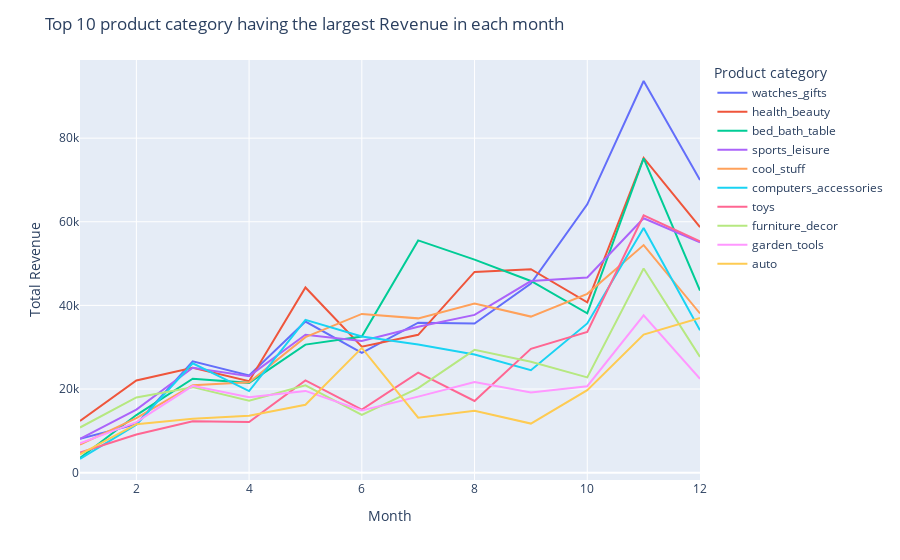

Write notebook code for a chart like this one.
### Code cell
indexs=df_top10_rev_month.index.get_level_values(0)
colors=np.array(df_top10_rev_month.index.get_level_values(1))
plt.figure(figsize=(16,10))

#Using plotly express library to create interactively multiple line charts of top 10 product categories in each month
fig=px.line(df_top10_rev_month,x=indexs,y=df_top10_rev_month.values,color=colors)

#Using fig.update_layout to make visualization more details and clearly
fig.update_layout(xaxis_title='Month',
                  yaxis_title='Total Revenue',
                  title_text='Top 10 product category having the largest Revenue in each month',
                  legend_title_text='Product category',
                 )
fig.show()

### Figure 1 — Plotly figure (JSON) as saved in the notebook; plotly's stock layout.template omitted (floating-point values rounded to 4 significant figures)
{"data": [{"hoverlabel": {"namelength": 0}, "hovertemplate": "color=watches_gifts<br>x=%{x}<br>y=%{y}", "legendgroup": "watches_gifts", "line": {"color": "#636efa", "dash": "solid"}, "mode": "lines", "name": "watches_gifts", "showlegend": true, "type": "scatter", "x": ["01", "02", "03", "04", "05", "06", "07", "08", "09", "10", "11", "12"], "xaxis": "x", "y": [8087.0, 11580.0, 26610.0, 23260.0, 36140.0, 28630.0, 35880.0, 35680.0, 45230.0, 64160.0, 93670.0, 69990.0], "yaxis": "y"}, {"hoverlabel": {"namelength": 0}, "hovertemplate": "color=health_beauty<br>x=%{x}<br>y=%{y}", "legendgroup": "health_beauty", "line": {"color": "#EF553B", "dash": "solid"}, "mode": "lines", "name": "health_beauty", "showlegend": true, "type": "scatter", "x": ["01", "02", "03", "04", "05", "06", "07", "08", "09", "10", "11", "12"], "xaxis": "x", "y": [12380.0, 22030.0, 25080.0, 21870.0, 44290.0, 30100.0, 32970.0, 48000.0, 48670.0, 40750.0, 75280.0, 58710.0], "yaxis": "y"}, {"hoverlabel": {"namelength": 0}, "hovertemplate": "color=bed_bath_table<br>x=%{x}<br>y=%{y}", "legendgroup": "bed_bath_table", "line": {"color": "#00cc96", "dash": "solid"}, "mode": "lines", "name": "bed_bath_table", "showlegend": true, "type": "scatter", "x": ["01", "02", "03", "04", "05", "06", "07", "08", "09", "10", "11", "12"], "xaxis": "x", "y": [3526.0, 13770.0, 22460.0, 21470.0, 30620.0, 32570.0, 55540.0, 50940.0, 45850.0, 38100.0, 75180.0, 43560.0], "yaxis": "y"}, {"hoverlabel": {"namelength": 0}, "hovertemplate": "color=sports_leisure<br>x=%{x}<br>y=%{y}", "legendgroup": "sports_leisure", "line": {"color": "#ab63fa", "dash": "solid"}, "mode": "lines", "name": "sports_leisure", "showlegend": true, "type": "scatter", "x": ["01", "02", "03", "04", "05", "06", "07", "08", "09", "10", "11", "12"], "xaxis": "x", "y": [8082.0, 15090.0, 25070.0, 23070.0, 32980.0, 31480.0, 34890.0, 37730.0, 45810.0, 46670.0, 60830.0, 55060.0], "yaxis": "y"}, {"hoverlabel": {"namelength": 0}, "hovertemplate": "color=cool_stuff<br>x=%{x}<br>y=%{y}", "legendgroup": "cool_stuff", "line": {"color": "#FFA15A", "dash": "solid"}, "mode": "lines", "name": "cool_stuff", "showlegend": true, "type": "scatter", "x": ["01", "02", "03", "04", "05", "06", "07", "08", "09", "10", "11", "12"], "xaxis": "x", "y": [6677.0, 13020.0, 20920.0, 21630.0, 32410.0, 37960.0, 36900.0, 40460.0, 37320.0, 42770.0, 54420.0, 38070.0], "yaxis": "y"}, {"hoverlabel": {"namelength": 0}, "hovertemplate": "color=computers_accessories<br>x=%{x}<br>y=%{y}", "legendgroup": "computers_accessories", "line": {"color": "#19d3f3", "dash": "solid"}, "mode": "lines", "name": "computers_accessories", "showlegend": true, "type": "scatter", "x": ["01", "02", "03", "04", "05", "06", "07", "08", "09", "10", "11", "12"], "xaxis": "x", "y": [3262.0, 11480.0, 26160.0, 19500.0, 36550.0, 32550.0, 30660.0, 28260.0, 24510.0, 35690.0, 58490.0, 34050.0], "yaxis": "y"}, {"hoverlabel": {"namelength": 0}, "hovertemplate": "color=toys<br>x=%{x}<br>y=%{y}", "legendgroup": "toys", "line": {"color": "#FF6692", "dash": "solid"}, "mode": "lines", "name": "toys", "showlegend": true, "type": "scatter", "x": ["01", "02", "03", "04", "05", "06", "07", "08", "09", "10", "11", "12"], "xaxis": "x", "y": [4814.0, 9102.0, 12280.0, 12110.0, 22060.0, 15080.0, 23900.0, 17130.0, 29610.0, 33660.0, 61550.0, 55300.0], "yaxis": "y"}, {"hoverlabel": {"namelength": 0}, "hovertemplate": "color=furniture_decor<br>x=%{x}<br>y=%{y}", "legendgroup": "furniture_decor", "line": {"color": "#B6E880", "dash": "solid"}, "mode": "lines", "name": "furniture_decor", "showlegend": true, "type": "scatter", "x": ["01", "02", "03", "04", "05", "06", "07", "08", "09", "10", "11", "12"], "xaxis": "x", "y": [10800.0, 17990.0, 20450.0, 17180.0, 20900.0, 13810.0, 20230.0, 29370.0, 26500.0, 22770.0, 48820.0, 27690.0], "yaxis": "y"}, {"hoverlabel": {"namelength": 0}, "hovertemplate": "color=garden_tools<br>x=%{x}<br>y=%{y}", "legendgroup": "garden_tools", "line": {"color": "#FF97FF", "dash": "solid"}, "mode": "lines", "name": "garden_tools", "showlegend": true, "type": "scatter", "x": ["01", "02", "03", "04", "05", "06", "07", "08", "09", "10", "11", "12"], "xaxis": "x", "y": [7041.0, 12060.0, 20760.0, 18010.0, 19550.0, 14870.0, 18180.0, 21650.0, 19190.0, 20660.0, 37610.0, 22460.0], "yaxis": "y"}, {"hoverlabel": {"namelength": 0}, "hovertemplate": "color=auto<br>x=%{x}<br>y=%{y}", "legendgroup": "auto", "line": {"color": "#FECB52", "dash": "solid"}, "mode": "lines", "name": "auto", "showlegend": true, "type": "scatter", "x": ["01", "02", "03", "04", "05", "06", "07", "08", "09", "10", "11", "12"], "xaxis": "x", "y": [4396.0, 11590.0, 12890.0, 13590.0, 16220.0, 29830.0, 13140.0, 14820.0, 11740.0, 19730.0, 33020.0, 36990.0], "yaxis": "y"}], "layout": {"legend": {"title": {"text": "Product category"}, "tracegroupgap": 0}, "margin": {"t": 60}, "title": {"text": "Top 10 product category having the largest Revenue in each month"}, "xaxis": {"anchor": "y", "domain": [0, 1], "title": {"text": "Month"}}, "yaxis": {"anchor": "x", "domain": [0, 1], "title": {"text": "Total Revenue"}}}}
